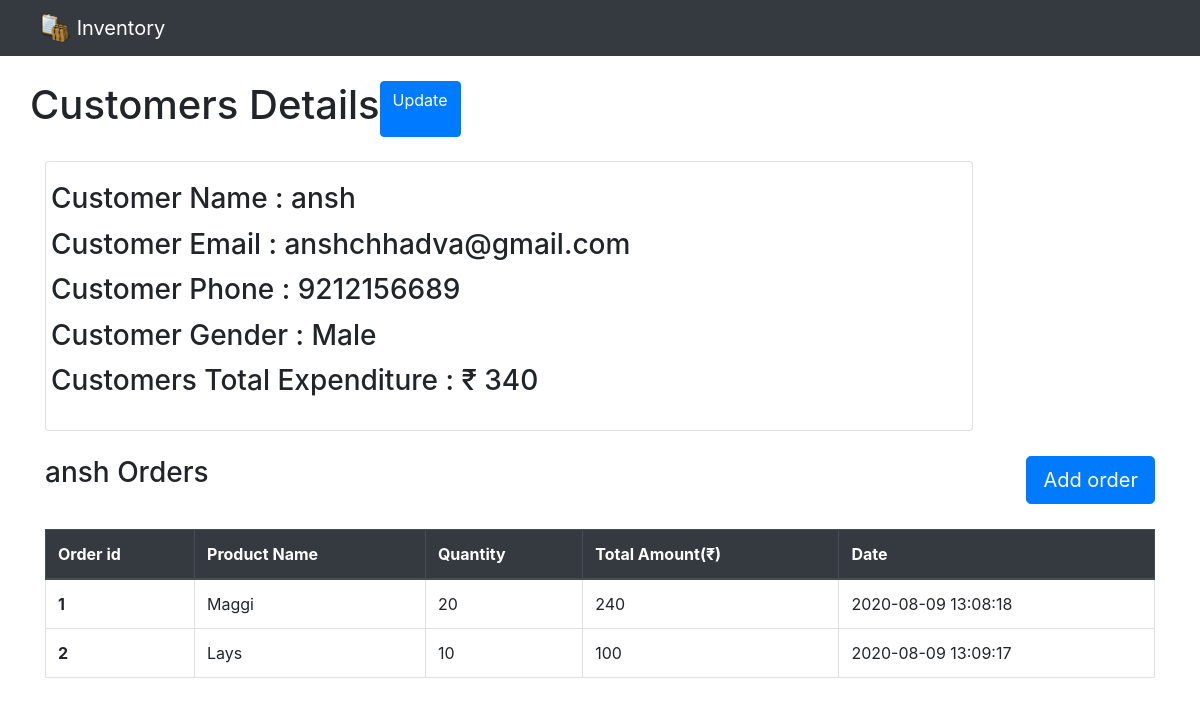
/customerDetails.php?id=1, run on an earlier commit of the app's database.
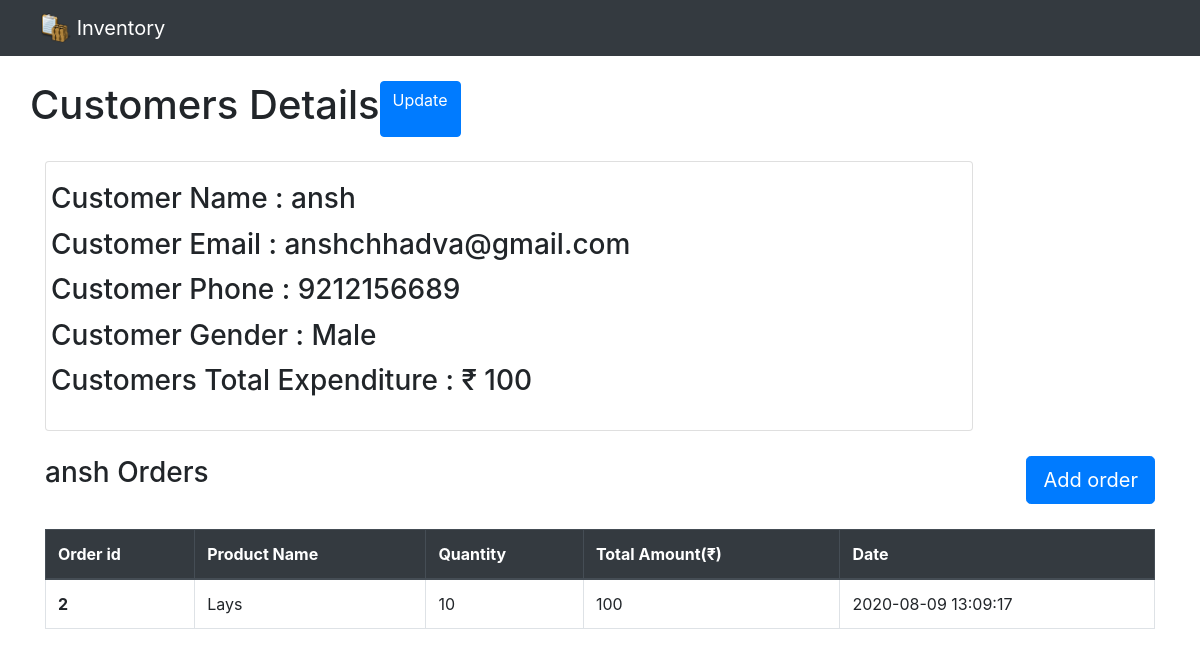
And on a later commit of the database.
### tables this page shows
CREATE TABLE `customer` (
  `id` int(255) NOT NULL,
  `customer_name` varchar(100) NOT NULL,
  `customer_email` varchar(100) NOT NULL,
  `customer_phone` bigint(10) NOT NULL,
  `customer_gender` varchar(10) NOT NULL,
  `total_expenditure` int(255) NOT NULL
);

CREATE TABLE `orders` (
  `order_id` int(255) NOT NULL,
  `customer_id` int(255) NOT NULL,
  `product_id` int(255) NOT NULL,
  `product_name` varchar(200) NOT NULL,
  `quantity` int(255) NOT NULL,
  `total_amount` int(255) NOT NULL,
  `date_time` datetime NOT NULL
);

CREATE TABLE `products` (
  `product_id` int(255) NOT NULL,
  `product_name` varchar(100) NOT NULL,
  `product_quantity` int(255) NOT NULL,
  `quantity_lower_limit` int(255) NOT NULL,
  `product_price` int(255) NOT NULL
);

### customerDetails.php (the view)
<?php
include('nav.php');
$customer_id = $_GET['id'];
$query_find_customer = "select * from customer where id = $customer_id";
$run_query_for_customer = mysqli_query($con, $query_find_customer);
while ($customer = mysqli_fetch_array($run_query_for_customer)) {
    $customer_name = $customer['customer_name'];
    $customer_email = $customer['customer_email'];
    $customer_phone = $customer['customer_phone'];
    $customer_gender = $customer['customer_gender'];
    $total_expenditure = $customer['total_expenditure'];
}
?>
<div class="container" style="margin-top:25px;">
    <div class="row">
        <h1>Customers Details</h1>
            <a href="./editCustomerDetails.php?id=<?php echo $customer_id; ?>" class="btn btn-primary">Update</a>
    </div>
    <br>
    <div class="card" style="width: 58rem;">
        <div class="card-body">
            <div class="row">
                <h3 class="card-title">Customer Name : <?php echo "  $customer_name " ?></h3>
            </div>
            <div class="row">
                <h3 class="card-title">Customer Email  : <?php echo "  $customer_email " ?></h3>
            </div>
            <div class="row">
                <h3 class="card-title">Customer Phone  : <?php echo "  $customer_phone " ?></h3>
            </div>
            <div class="row">
                <h3 class="card-title">Customer Gender  : <?php echo "  $customer_gender " ?></h3>
            </div>
            <div class="row">
                <h3 class="card-title">Customers Total Expenditure  : <?php echo " ₹ $total_expenditure " ?></h3>
            </div>
        </div>
    </div>
    <div class="row" style="margin-top:25px;margin-bottom:25px">
        <div class="col col-lg-6">
            <h3><?php echo "$customer_name Orders" ?></h3>
        </div>
        <div class="col col-lg-6">
            <a href="customerAddOrder.php?id=<?php echo"$customer_id" ?>" class="btn btn-primary btn-lg " style="float:right">Add order</a>
        </div>
    </div>
    <table class="table table-bordered">
        <thead class="thead-dark">
            <tr>
                <th scope="col">Order id</th>
                <th scope="col">Product Name</th>
                <th scope="col">Quantity</th>
                <th scope="col">Total Amount(₹)</th>
                <th scope="col">Date</th>
            </tr>
        </thead>
        <tbody>
        <?php
            $order_query = "select * from orders where customer_id = $customer_id";
            $run_order_query = mysqli_query($con, $order_query);
            while ($rows = mysqli_fetch_array($run_order_query)) {
                $order_id = $rows['order_id'];
                $product_id = $rows['product_id'];
                $quantity = $rows['quantity'];
                $total_amount = $rows['total_amount'];
                $date = $rows['date_time'];
                $product_query = "select * from products where product_id = $product_id";
                $run_prod_query = mysqli_query($con, $product_query);
                while ($products = mysqli_fetch_array($run_prod_query)) {
                    $product_name = $products['product_name'];
                }
                echo "<tr>
                        <th scope='row'>$order_id </th>
                        <td>$product_name</td>
                        <td>$quantity</td>
                        <td>$total_amount </td>
                        <td>$date</td>
                    </tr>";
            }
        ?>
        </tbody>
    </table>
</div>
<?php
    include('footer.php');
    ?>

What changed in the data, as far as the page shows it:
removed orders: order "1", product.product_name "Maggi", quantity "20", total_amount "240", date_time "2020-08-09 13:08:18"
changed customer "ansh": total_expenditure "340" → "100"
